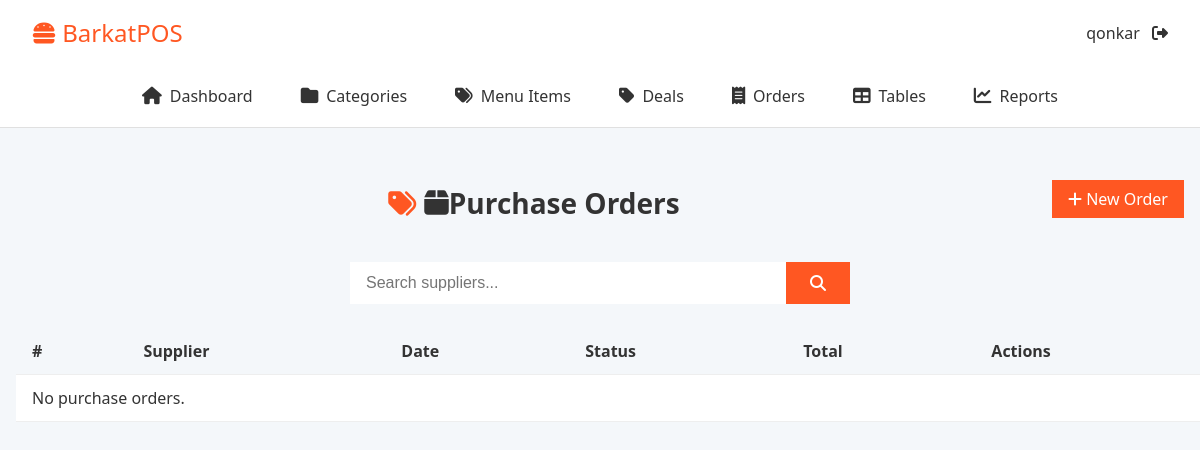
/purchase-orders/ (signed in), run on an earlier commit of the app's database.
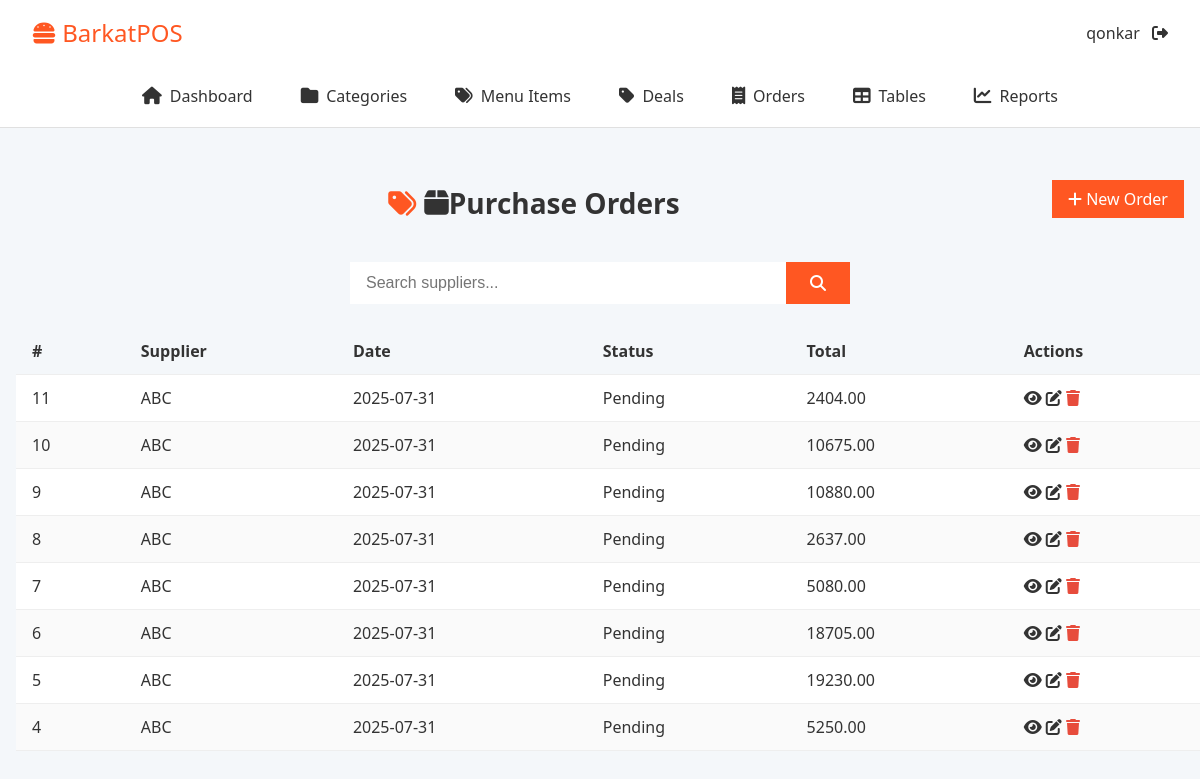
And on a later commit of the database.
### core/models.py (models this page shows, shortened)
class PurchaseOrder(models.Model):
    supplier   = models.ForeignKey(Supplier, on_delete=models.PROTECT, related_name="purchase_orders")
    created_by = models.ForeignKey(
        settings.AUTH_USER_MODEL,
        on_delete=models.PROTECT,
        related_name="purchase_orders"
    )
    created_at  = models.DateTimeField(auto_now_add=True)
    total_cost  = models.DecimalField(max_digits=10, decimal_places=2, default=0)
    status      = models.CharField(max_length=20,
                                   choices=[('pending','Pending'),
                                            ('received','Received')],
                                   default='pending')

class Supplier(models.Model):
    name = models.CharField(max_length=200, unique=True)
    contact_number = models.CharField(max_length=20, blank=True, null=True)
    email = models.EmailField(blank=True, null=True)
    address = models.TextField(blank=True, null=True)
    created_at = models.DateTimeField(auto_now_add=True)

### core/views.py (the view)
# urls.py: path('purchase-orders/', PurchaseOrderListView.as_view(), name='purchase_order_list'),
class PurchaseOrderListView(LoginRequiredMixin, ListView):
    model = PurchaseOrder
    template_name = 'purchase_orders/purchaseorder_list.html'
    context_object_name = 'orders'
    paginate_by = 20
    def get_queryset(self):
        qs = super().get_queryset().select_related('supplier','created_by').order_by('-created_at')
        q = self.request.GET.get('q')
        if q:
            return qs.filter(supplier__name__icontains=q)
        return qs

### core/templates/purchase_orders/purchaseorder_list.html (shortened to what this page needs)
{% extends 'base.html' %}
{% block content %}
<div class="page-header">
  <h1><i class="fa fa-box"></i> Purchase Orders</h1>
  <a href="{% url 'purchase_order_create' %}" class="btn">
    <i class="fa fa-plus"></i> New Order
  </a>
</div>
<form class="search-bar">
  <input name="q" placeholder="Search suppliers..." value="{{ request.GET.q|default:'' }}">
  <button type="submit"><i class="fa fa-search"></i></button>
</form>
<table class="table">
  <thead>
    <tr>
      <th>#</th><th>Supplier</th><th>Date</th><th>Status</th><th>Total</th><th>Actions</th>
    </tr>
  </thead>
  <tbody>
    {% for o in orders %}
    <tr id="po-{{ o.pk }}">
      <td>{{ o.id }}</td>
      <td>{{ o.supplier.name }}</td>
      <td>{{ o.created_at|date:"Y-m-d" }}</td>
      <td>{{ o.get_status_display }}</td>
      <td>{{ o.total_cost }}</td>
      <td>
        <a href="{% url 'purchase_order_detail' o.pk %}"><i class="fa fa-eye"></i></a>
        <a href="{% url 'purchase_order_edit' o.pk %}"><i class="fa fa-edit"></i></a>
        <button class="btn-delete" data-url="{% url 'purchase_order_delete' o.pk %}">
          <i class="fa fa-trash"></i>
        </button>
      </td>
    </tr>
    {% empty %}
    <tr><td colspan="6">No purchase orders.</td></tr>
    {% endfor %}
  </tbody>
</table>
{% endblock %}

What changed in the data, as far as the page shows it:
added PurchaseOrder: id "11", supplier.name "ABC", created_at "2025-07-31", status "Pending", total_cost "2404.00"
added PurchaseOrder: id "10", supplier.name "ABC", created_at "2025-07-31", status "Pending", total_cost "10675.00"
added PurchaseOrder: id "9", supplier.name "ABC", created_at "2025-07-31", status "Pending", total_cost "10880.00"
added PurchaseOrder: id "8", supplier.name "ABC", created_at "2025-07-31", status "Pending", total_cost "2637.00"
added PurchaseOrder: id "7", supplier.name "ABC", created_at "2025-07-31", status "Pending", total_cost "5080.00"
added PurchaseOrder: id "6", supplier.name "ABC", created_at "2025-07-31", status "Pending", total_cost "18705.00"
added PurchaseOrder: id "5", supplier.name "ABC", created_at "2025-07-31", status "Pending", total_cost "19230.00"
added PurchaseOrder: id "4", supplier.name "ABC", created_at "2025-07-31", status "Pending", total_cost "5250.00"
Also different on the page:
text no longer shown: "No purchase orders."
